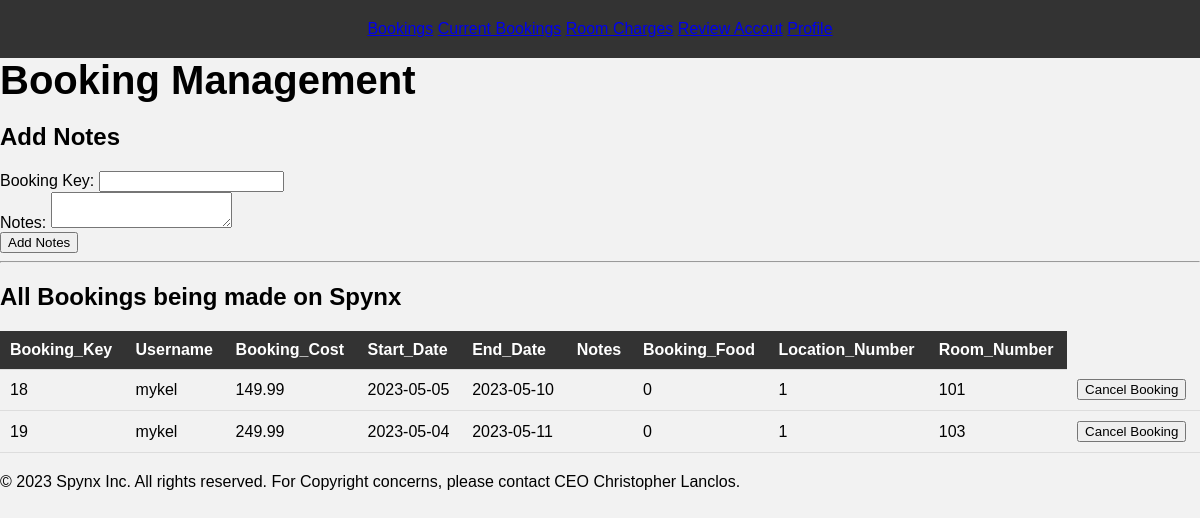
The app's page /manageBooking.php (signed in) with its own data.
### tables this page shows
CREATE TABLE `booking` (
  `BOOKING_KEY` int(11) NOT NULL,
  `USERNAME` varchar(48) NOT NULL,
  `BOOKING_COST` double NOT NULL,
  `BOOKING_START` date NOT NULL,
  `BOOKING_END` date NOT NULL,
  `BOOKING_NOTES` text NOT NULL,
  `BOOKING_FOOD` int(11) NOT NULL,
  `LOCATION_NUMBER` int(11) NOT NULL,
  `ROOM_NUMBER` varchar(48) NOT NULL
);

### manageBooking.php (the view, shortened to what this page needs)
<!DOCTYPE html>
<html>
<head>
  <link rel="stylesheet" href="./roomCharges.css" type="text/css">
</head>
<body>
	<?php
include 'navbar.php';
?>
	<h1>Booking Management</h1>
	<h2>Add Notes</h2>
	<form action="manageBooking.php" method="post">
			Booking Key: <input type="text" name="booking_key"><br>
			Notes: <textarea name="booking_notes"></textarea><br>
			<input type="submit" value="Add Notes">
	</form>
	<hr>
	<h2>All Bookings being made on Spynx</h2>
	<table>
		<tr>
			<th>Booking_Key</th>
			<th>Username</th>
			<th>Booking_Cost</th>
			<th>Start_Date</th>
			<th>End_Date</th>
			<th>Notes</th>
			<th>Booking_Food</th>
			<th>Location_Number</th>
			<th>Room_Number</th>
		</tr>
		<?php
		$query = "SELECT * FROM booking";
		$result = mysqli_query($link, $query);
		if (mysqli_num_rows($result) > 0) {
			while ($row = mysqli_fetch_assoc($result)) {
				echo "<tr>";
				echo "<td>" . $row['BOOKING_KEY'] . "</td>";
				echo "<td>" . $row['USERNAME'] . "</td>";
				echo "<td>" . $row['BOOKING_COST'] . "</td>";
				echo "<td>" . $row['BOOKING_START'] . "</td>";
				echo "<td>" . $row['BOOKING_END'] . "</td>";
				echo "<td>" . $row['BOOKING_NOTES'] . "</td>";
				echo "<td>" . $row['BOOKING_FOOD'] . "</td>";
				echo "<td>" . $row['LOCATION_NUMBER'] . "</td>";
				echo "<td>" . $row['ROOM_NUMBER'] . "</td>";
				echo "<td>";
				echo "<form method='post' action='manageBooking.php'>";
				echo "<input type='submit' name='cancel_booking' value='Cancel Booking'>";
				echo "</form>";
				echo "</td>";
				echo "</tr>";
			}
		} else {
			echo "<tr><td colspan='7'>You have no bookings.</td></tr>";
		}
  ?>
</table>
</body>
<footer>
  <p>&copy; 2023 Spynx Inc. All rights reserved. For Copyright concerns, please contact CEO Christopher Lanclos.</p>
</footer>
</html>

### roomCharges.css (style rules this page uses)
body { font-family: Arial, sans-serif; margin: 0; padding: 0; background-color: #f2f2f2; }
h1 { margin: 0; font-size: 40px; }
table { width: 100%; border-collapse: collapse; margin-bottom: 20px; }
th, td { padding: 10px; text-align: left; border-bottom: 1px solid #ddd; }
th { background-color: #333; color: white; }

### records on screen
booking: BOOKING_KEY "18", USERNAME "mykel", BOOKING_COST "149.99", BOOKING_START "2023-05-05", BOOKING_END "2023-05-10", BOOKING_FOOD "0", LOCATION_NUMBER "1", ROOM_NUMBER "101"
booking: BOOKING_KEY "19", USERNAME "mykel", BOOKING_COST "249.99", BOOKING_START "2023-05-04", BOOKING_END "2023-05-11", BOOKING_FOOD "0", LOCATION_NUMBER "1", ROOM_NUMBER "103"

### other values on screen
$title "Bookings"
$title "Current Bookings"
$title "Room Charges"
$title "Review Accout"
$title "Profile"
